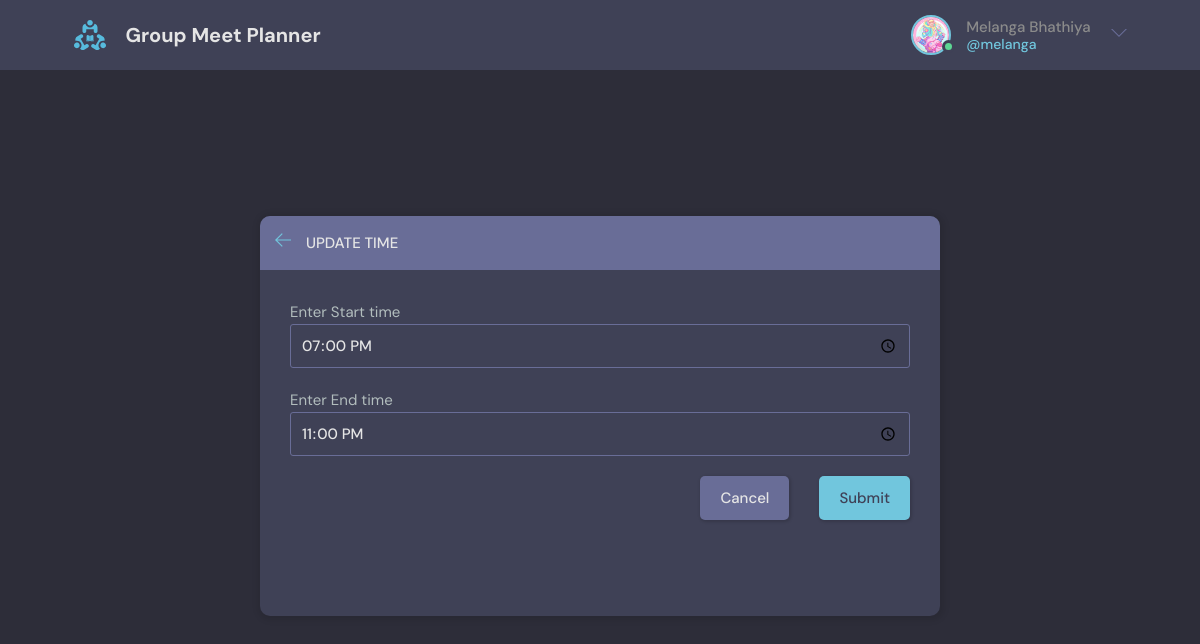
Screenshot of /update-time/2 (signed in) with the database file from the repository.
### base/models.py (models this page shows, shortened)
class User(AbstractUser):
    name = models.CharField(max_length=200, null=True)
    email = models.EmailField(null=True, blank=True)
    bio = models.TextField(null=True, blank=True)
    profile_pic = models.ImageField(null=True, default="avatar.svg")
    REQUIRED_FIELDS = []

class Time(models.Model):
    start_time = models.TimeField()
    end_time = models.TimeField()
    user = models.ForeignKey(User, on_delete=models.CASCADE)
    group = models.ForeignKey(Group, on_delete=models.CASCADE)
    updated = models.DateTimeField(auto_now=True)
    created = models.DateTimeField(auto_now_add=True)

### base/views.py (the view, shortened to what this page needs)
# urls.py: path('update-time/<int:pk>', views.update_time, name="update_time"),
def update_time(request, pk):
    time = Time.objects.get(id=pk)
    return render(request, 'base/update_time.html', {'time': time})

### base/templates/base/update_time.html (shortened to what this page needs)
{% extends 'main.html' %}
{% block content %}
    <main class="create-room layout">
        <div class="container">
            <div class="layout__box">
                <div class="layout__boxHeader">
                    <div class="layout__boxTitle">
                        <a href="{{ request.META.HTTP_REFERER }}">
                            <svg version="1.1" xmlns="http://www.w3.org/2000/svg" width="32" height="32"
                                 viewBox="0 0 32 32">
                                <title>arrow-left</title>
                                <path d="M13.723 2.286l-13.723 13.714 13.719 13.714 1.616-1.611-10.96-10.96h27.625v-2.286h-27.625l10.965-10.965-1.616-1.607z"></path>
                            </svg>
                        </a>
                        <h3>Update Time</h3>
                    </div>
                </div>
                <div class="layout__body">
                    <form class="form" method="POST" action="">
                        <div class="form__group">
                            <label>Enter Start time
                            <input type="time" name="start_time" value="{{ time.start_time.isoformat }}"></label>
                        </div>
                        <div class="form__group">
                            <label>Enter End time
                            <input type="time" name="end_time" value="{{ time.end_time.isoformat }}"></label>
                        </div>
                        <div class="form__action">
                            <a class="btn btn--dark" href="{{ request.META.HTTP_REFERER }}">Cancel</a>
                            <button class="btn btn--main" type="submit">Submit</button>
                        </div>
                    </form>
                </div>
            </div>
        </div>
    </main>
{% endblock %}

### templates/navbar.html (shortened to what this page needs)
{% load static %}
<header class="header header--loggedIn">
  <div class="container">
    <a href="{% url 'home' %}" class="header__logo">
      <img src="{% static 'images/logo.svg'%}" />
      <h1>Group Meet Planner</h1>
    </a>
    <nav class="header__menu">
    {% if request.user.is_authenticated %}
      <div class="header__user">
        <a href="{% url 'home' %}">
          <div class="avatar avatar--medium active">
            <img src="{{ request.user.profile_pic.url }}" />
          </div>
          <p>{{ request.user.name }} <span>@{{ request.user.username }}</span></p>
        </a>
        <button class="dropdown-button">
          <svg version="1.1" xmlns="http://www.w3.org/2000/svg" width="32" height="32" viewBox="0 0 32 32">
            <title>chevron-down</title>
            <path d="M16 21l-13-13h-3l16 16 16-16h-3l-13 13z"></path>
          </svg>
        </button>
      </div>
    {% else %}
      <a href="{% url 'login-page' %}">
        <img src="{% static 'images/avatar.svg' %}" />
        <p>Login</p>
      </a>
    {% endif %}
    </nav>
  </div>
</header>

### static/static/styles/style.css (style rules this page uses)
:root { --color-main: #71c6dd; --color-main-light: #e1f6fb; --color-dark: #3f4156; --color-dark-medium: #51546e; --color-dark-light: #696d97; --color-light: #e5e5e5; --color-gray: #8b8b8b; --color-light-gray: #b2bdbd; --color-bg: #2d2d39; --color-success: #5dd693; --color-error: #fc4b0b; }
* { font-family: "DM Sans", -apple-system, BlinkMacSystemFont, "Segoe UI", Roboto, Oxygen, Ubuntu, Cantarell, "Open Sans", "Helvetica Neue", sans-serif; margin: 0; padding: 0; box-sizing: border-box; text-rendering: optimizeLegibility; font-size: inherit; }
html { font-size: 56.25%; }
@media only screen and (min-width: 1200px) { html { font-size: 62.5%; } }
body { line-height: 1.6; font-weight: 400; font-size: 1.5rem; color: var(--color-light-gray); background-color: var(--color-bg); min-height: 100vh; }
img { width: 100%; }
a { display: inline-block; color: var(--color-main); text-decoration: none; }
.container { max-width: 120rem; width: 90%; margin: auto; }
.btn { background-color: transparent; border: none; display: inline-flex; align-items: center; gap: 1rem; cursor: pointer; transition: all ease-in-out 0.3s; padding: 1rem 2rem; border-radius: 5px; box-shadow: 1px 1px 3px 1px rgba(0, 0, 0, 0.15); font-weight: 500; }
.btn--main { background-color: var(--color-main); color: var(--color-dark); }
.btn--dark { background-color: var(--color-dark-light); color: var(--color-light); }
.avatar { position: relative; display: inline-block; border-radius: 50%; border: 2px solid var(--color-main); }
.avatar img { display: block; border-radius: 50%; object-fit: cover; object-position: center; }
.avatar::after { content: ""; display: block; position: absolute; background-color: var(--color-gray); z-index: 111; border-radius: 50%; border: 0.3rem solid var(--color-dark); }
.avatar.active::after { background-color: var(--color-success); }
.avatar.avatar--medium img { width: 3.6rem; height: 3.6rem; border-radius: 50%; }
.avatar.avatar--medium:after { width: 0.7rem; height: 0.7rem; bottom: 0px; right: -6px; }
.header { padding: 1.5rem; background-color: var(--color-dark); }
.header > .container { display: flex; gap: 9.5rem; }
.header__logo, .header__user { display: flex; gap: 2rem; align-items: center; }
.header__logo > img { height: 3.2rem; width: 3.2rem; }
.header__logo > h1 { font-weight: 700; font-size: 2rem; color: var(--color-light); }
.header__menu { margin-left: auto; position: relative; }
.header__menu a { display: flex; gap: 1.5rem; align-items: center; font-weight: 500; text-decoration: none; color: var(--color-gray); }
.header__menu img { height: 3.6rem; }
.header__menu p { line-height: 1.2; }
.header__menu span { color: var(--color-main); font-weight: 500; font-size: 1.4rem; display: block; }
.header__menu svg { width: 1.6rem; height: 1.6rem; fill: var(--color-dark-light); }
.dropdown-button { background: transparent; border: 0; outline: 0; cursor: pointer; }
.layout { margin-top: 2.4rem; }
.layout > .container { display: flex; justify-content: space-between; align-items: flex-start; }
.layout__box { width: 90%; max-width: 48rem; min-height: 40rem; position: absolute; top: 50%; left: 50%; transform: translate(-50%, -46%); background-color: var(--color-dark); border-radius: 1rem; box-shadow: 1px 1px 6px 3px rgba(0, 0, 0, 0.1); overflow: hidden; }
.layout__boxHeader { display: flex; padding: 1.5rem; background-color: var(--color-dark-light); }
.layout__boxTitle { display: flex; gap: 1.5rem; align-items: center; }
.layout__boxTitle h3 { text-transform: uppercase; font-weight: 500; color: var(--color-light); }
.layout__boxTitle svg { width: 1.6rem; height: 1.6rem; fill: var(--color-main); }
.layout__body { margin: 3rem; }
.form__group { margin-bottom: 2rem; width: 100%; }
.form__group label { display: block; font-size: 1.5rem; margin-bottom: 1rem; }
.form__group input, .form__group textarea, .form__group select { background: transparent; border: 1px solid var(--color-dark-light); padding: 1rem; border-radius: 3px; width: 100%; color: var(--color-light); font-weight: 500; outline: none; }
.form__action { display: flex; justify-content: flex-end; gap: 3rem; }
.create-room.layout .layout__box { max-width: 68rem; }

### rows the page displays
User: user.profile_pic (picture), user.name "Melanga Bhathiya", user.username "melanga"
Time: start_time "19:00:00", end_time "23:00:00"
